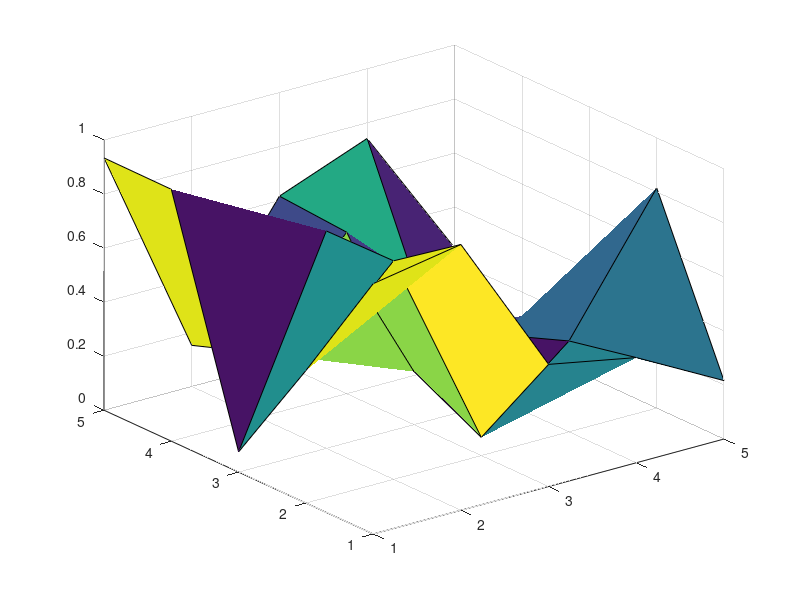
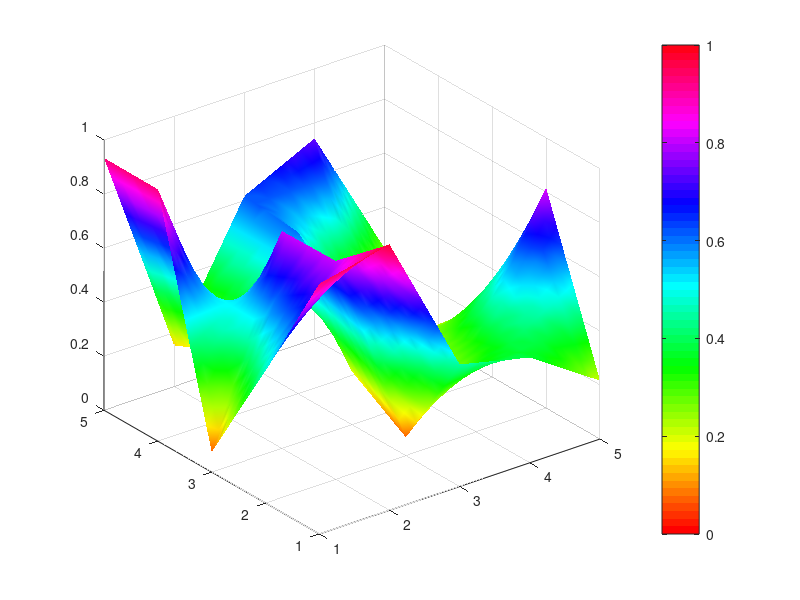

These figures' MATLAB source, in order:
%randomSurface
%interpolation and surface plots
a=0;
b=1;
Z0 = a + (b-a).*rand([5 5]);
%Z0 = rand(5,5);    %possible to create random variable
[X0,Y0]= meshgrid([1:5],[1:5]);

figure;
surf(X0,Y0,Z0);

[X1,Y1] = meshgrid([1:0.1:5],[1:0.1:5]);

Z1 = interp2(X0,Y0,Z0,X1,Y1);

figure;
surf(X1,Y1,Z1);
colormap('hsv');
shading interp;
colorbar;
caxis([0 1])